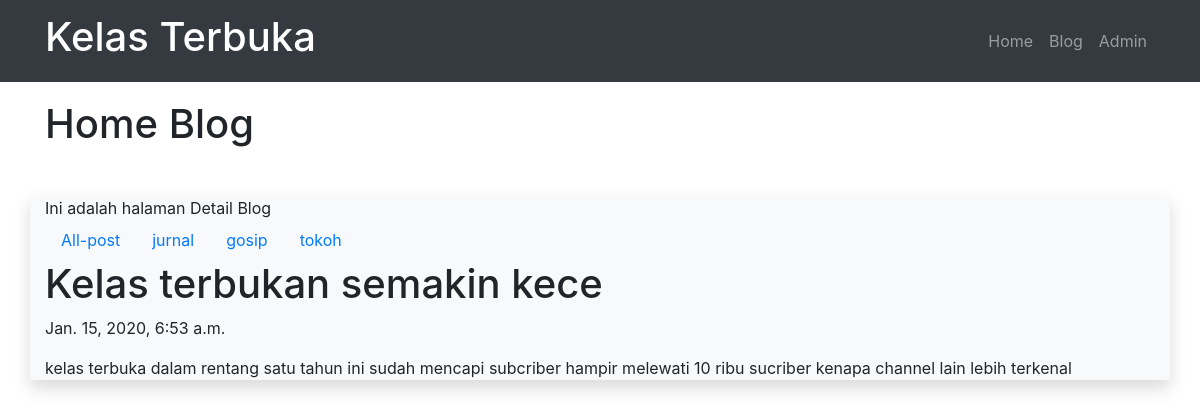
Page /blog/post/kelas-terbukan-semakin-kece on the committed database.
### blog/models.py (models this page shows, shortened)
class Post(models.Model):
    judul       = models.CharField(max_length=255)
    body        = models.TextField()
    category    = models.CharField(max_length=255)
    publish     = models.DateTimeField(auto_now_add=True)
    update      = models.DateTimeField(auto_now=True)
    slug        = models.SlugField(blank=True, editable=False)

### blog/views.py (the view)
# urls.py: path('post/<str:slugInput>', views.detailPost),
def detailPost(request, slugInput):
    posts = Post.objects.get(slug=slugInput)
    categories = Post.objects.values('category').distinct()
    print(categories)
    context = {
        'Judul': 'Home Blog',
        'Content': 'Ini adalah halaman Detail Blog',
        'Categories': categories,
        'Posts': posts,
    }
    return render(request, 'blog/detail.html', context)

### blog/templates/blog/detail.html (shortened to what this page needs)
{% extends 'base.html' %}
{% block pageTitle %}
    {{ Judul }}
{% endblock %}
{% block contents %}
    {{ Content }}
    <ul class="nav">
        <li class="nav-item">
                <a class="nav-link" href="/blog/">All-post</a>
        </li>
        {% for dataCategory in Categories %}
            <li class="nav-item">
                <a class="nav-link" href="/blog/category/{{ dataCategory.category }}">{{ dataCategory.category }}</a>
            </li>
        {% endfor %}
    </ul>
    <h1>{{ Posts.judul }}</h1>
    <p>{{ Posts.publish }}</p>
    <p>{{ Posts.body }}</p>
{% endblock %}

### rows in the picture
Post: judul "Kelas terbukan semakin kece", publish "Jan. 15, 2020, 6:53 a.m.", body "kelas terbuka dalam rentang satu tahun ini sudah mencapi subcriber hampir melewati 10 ribu sucriber kenapa channel lain lebih terkenal"

### other values in the picture
{{ Judul }} "Home Blog"
{{ Content }} "Ini adalah halaman Detail Blog"
{{ dataCategory.category }} "jurnal" "gosip" "tokoh"
